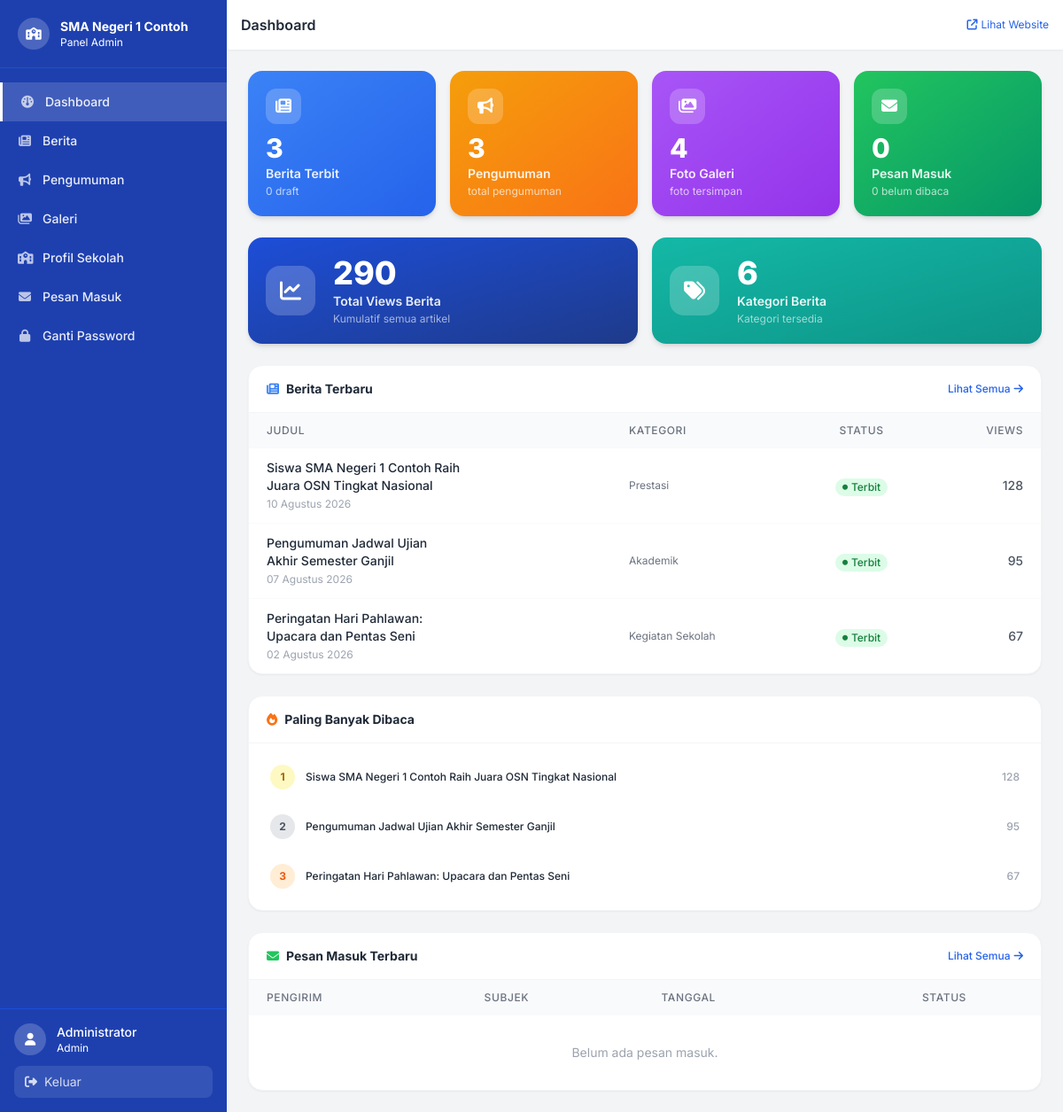
Page /admin/dashboard.php (signed in) on the committed database.
### tables this page shows
CREATE TABLE IF NOT EXISTS `berita` (
  `id`          INT(11)      NOT NULL AUTO_INCREMENT,
  `user_id`     INT(11)      DEFAULT NULL,
  `kategori_id` INT(11)      DEFAULT NULL,
  `judul`       VARCHAR(255) NOT NULL,
  `slug`        VARCHAR(270) NOT NULL UNIQUE,
  `isi_berita`  LONGTEXT     NOT NULL,
  `gambar`      VARCHAR(255) DEFAULT NULL,
  `status`      ENUM('published','draft') NOT NULL DEFAULT 'draft',
  `views`       INT(11)      NOT NULL DEFAULT 0,
  `created_at`  DATETIME     NOT NULL DEFAULT CURRENT_TIMESTAMP,
  PRIMARY KEY (`id`),
  KEY `idx_status`      (`status`),
  KEY `idx_created_at`  (`created_at`),
  KEY `idx_kategori_id` (`kategori_id`),
  KEY `idx_user_id`     (`user_id`),
  CONSTRAINT `fk_berita_kategori` FOREIGN KEY (`kategori_id`) REFERENCES `kategori`(`id`) ON DELETE SET NULL,
  CONSTRAINT `fk_berita_user`     FOREIGN KEY (`user_id`)     REFERENCES `users`(`id`)    ON DELETE SET NULL
);

CREATE TABLE IF NOT EXISTS `kategori` (
  `id`            INT(11)      NOT NULL AUTO_INCREMENT,
  `nama_kategori` VARCHAR(100) NOT NULL,
  `slug`          VARCHAR(120) NOT NULL UNIQUE,
  PRIMARY KEY (`id`)
);

### config/helpers.php (called while the page is built, shortened)
<?php
function formatTanggal(string $date): string {
    $bulan = ['', 'Januari','Februari','Maret','April','Mei','Juni',
              'Juli','Agustus','September','Oktober','November','Desember'];
    $ts = strtotime($date);
    return date('d', $ts) . ' ' . $bulan[(int)date('m', $ts)] . ' ' . date('Y', $ts);
}

### admin/dashboard.php (the view, shortened to what this page needs)
<?php
require_once __DIR__ . '/../config/helpers.php';
$pdo = getDB();
$stats = [
    'berita_published' => (int)$pdo->query("SELECT COUNT(*) FROM berita WHERE status='published'")->fetchColumn(),
    'berita_draft'     => (int)$pdo->query("SELECT COUNT(*) FROM berita WHERE status='draft'")->fetchColumn(),
    'pengumuman'       => (int)$pdo->query("SELECT COUNT(*) FROM pengumuman")->fetchColumn(),
    'galeri'           => (int)$pdo->query("SELECT COUNT(*) FROM galeri")->fetchColumn(),
    'pesan_total'      => (int)$pdo->query("SELECT COUNT(*) FROM pesan_kontak")->fetchColumn(),
    'pesan_unread'     => (int)$pdo->query("SELECT COUNT(*) FROM pesan_kontak WHERE dibaca=0")->fetchColumn(),
    'total_views'      => (int)$pdo->query("SELECT COALESCE(SUM(views),0) FROM berita")->fetchColumn(),
    'kategori'         => (int)$pdo->query("SELECT COUNT(*) FROM kategori")->fetchColumn(),
];
$recentBerita = $pdo->query("
    SELECT b.id, b.judul, b.slug, b.status, b.views, b.created_at,
           k.nama_kategori, u.nama_lengkap
    FROM berita b
    LEFT JOIN kategori k ON b.kategori_id = k.id
    LEFT JOIN users u ON b.user_id = u.id
    ORDER BY b.created_at DESC LIMIT 5
")->fetchAll();
$recentPesan = $pdo->query("
    SELECT id, nama, email, subjek, dibaca, created_at
    FROM pesan_kontak
    ORDER BY created_at DESC LIMIT 5
")->fetchAll();
$popularBerita = $pdo->query("
    SELECT id, judul, slug, views, created_at
    FROM berita WHERE status='published'
    ORDER BY views DESC LIMIT 5
")->fetchAll();
include __DIR__ . '/../includes/admin_header.php';
?>
<div class="grid grid-cols-2 md:grid-cols-4 gap-4 mb-6">
    <?php
    $cards = [
        [
            'label'  => 'Berita Terbit',
            'value'  => $stats['berita_published'],
            'sub'    => $stats['berita_draft'] . ' draft',
            'icon'   => 'fa-newspaper',
            'color'  => 'from-blue-500 to-blue-600',
            'href'   => 'berita.php',
        ],
        [
            'label'  => 'Pengumuman',
            'value'  => $stats['pengumuman'],
            'sub'    => 'total pengumuman',
            'icon'   => 'fa-bullhorn',
            'color'  => 'from-amber-500 to-orange-500',
            'href'   => 'pengumuman.php',
        ],
        [
            'label'  => 'Foto Galeri',
            'value'  => $stats['galeri'],
            'sub'    => 'foto tersimpan',
            'icon'   => 'fa-images',
            'color'  => 'from-purple-500 to-purple-600',
            'href'   => 'galeri.php',
        ],
        [
            'label'  => 'Pesan Masuk',
            'value'  => $stats['pesan_total'],
            'sub'    => $stats['pesan_unread'] . ' belum dibaca',
            'icon'   => 'fa-envelope',
            'color'  => 'from-green-500 to-emerald-600',
            'href'   => 'pesan.php',
            'badge'  => $stats['pesan_unread'],
        ],
    ];
    foreach ($cards as $c):
    ?>
    <a href="/cms-sekolah/admin/<?= $c['href'] ?>"
       class="relative bg-gradient-to-br <?= $c['color'] ?> text-white rounded-2xl p-5 shadow-md hover:shadow-xl transition-all hover:-translate-y-0.5 group">
        <div class="flex items-start justify-between mb-3">
            <div class="w-10 h-10 bg-white/20 rounded-xl flex items-center justify-center">
                <i class="fas <?= $c['icon'] ?> text-lg"></i>
            </div>
        </div>
        <div class="text-3xl font-extrabold leading-none mb-1"><?= number_format($c['value']) ?></div>
        <div class="text-sm font-semibold opacity-90"><?= $c['label'] ?></div>
        <div class="text-xs opacity-70 mt-0.5"><?= $c['sub'] ?></div>
    </a>
    <?php endforeach; ?>
</div>
<div class="grid grid-cols-1 md:grid-cols-2 gap-4 mb-6">
    <div class="bg-gradient-to-br from-primary-700 to-primary-900 text-white rounded-2xl p-5 shadow-md flex items-center gap-5">
        <div class="w-14 h-14 bg-white/20 rounded-2xl flex items-center justify-center flex-shrink-0">
            <i class="fas fa-chart-line text-2xl"></i>
        </div>
        <div>
            <div class="text-4xl font-extrabold"><?= number_format($stats['total_views']) ?></div>
            <div class="text-sm font-semibold opacity-90 mt-0.5">Total Views Berita</div>
            <div class="text-xs opacity-60 mt-0.5">Kumulatif semua artikel</div>
        </div>
    </div>
    <div class="bg-gradient-to-br from-teal-500 to-teal-600 text-white rounded-2xl p-5 shadow-md flex items-center gap-5">
        <div class="w-14 h-14 bg-white/20 rounded-2xl flex items-center justify-center flex-shrink-0">
            <i class="fas fa-tags text-2xl"></i>
        </div>
        <div>
            <div class="text-4xl font-extrabold"><?= $stats['kategori'] ?></div>
            <div class="text-sm font-semibold opacity-90 mt-0.5">Kategori Berita</div>
            <div class="text-xs opacity-60 mt-0.5">Kategori tersedia</div>
        </div>
    </div>
</div>
<div class="grid grid-cols-1 xl:grid-cols-3 gap-6 mb-6">
    <div class="xl:col-span-2 bg-white rounded-2xl shadow-sm border border-gray-100 overflow-hidden">
        <div class="flex items-center justify-between px-5 py-4 border-b border-gray-100">
            <h2 class="font-bold text-gray-800 flex items-center gap-2 text-sm">
                <i class="fas fa-newspaper text-blue-500"></i> Berita Terbaru
            </h2>
            <a href="/cms-sekolah/admin/berita.php"
               class="text-xs text-primary-600 hover:text-primary-800 font-medium flex items-center gap-1">
                Lihat Semua <i class="fas fa-arrow-right text-xs"></i>
            </a>
        </div>
        <div class="overflow-x-auto">
            <table class="w-full text-sm">
                <thead>
                    <tr class="bg-gray-50 text-xs text-gray-500 uppercase tracking-wider">
                        <th class="text-left px-5 py-3 font-medium">Judul</th>
                        <th class="text-left px-4 py-3 font-medium">Kategori</th>
                        <th class="text-center px-4 py-3 font-medium">Status</th>
                        <th class="text-right px-5 py-3 font-medium">Views</th>
                    </tr>
                </thead>
                <tbody class="divide-y divide-gray-50">
                    <?php if (empty($recentBerita)): ?>
                    <tr><td colspan="4" class="text-center py-8 text-gray-400 text-sm">Belum ada berita.</td></tr>
                    <?php else: ?>
                    <?php foreach ($recentBerita as $b): ?>
                    <tr class="hover:bg-gray-50 transition-colors">
                        <td class="px-5 py-3">
                            <a href="/cms-sekolah/admin/berita.php?edit=<?= $b['id'] ?>"
                               class="font-medium text-gray-800 hover:text-primary-700 line-clamp-1 block max-w-[220px]">
                                <?= htmlspecialchars($b['judul']) ?>
                            </a>
                            <span class="text-xs text-gray-400"><?= formatTanggal($b['created_at']) ?></span>
                        </td>
                        <td class="px-4 py-3 text-gray-500 text-xs">
                            <?= htmlspecialchars($b['nama_kategori'] ?? '—') ?>
                        </td>
                        <td class="px-4 py-3 text-center">
                            <?php if ($b['status'] === 'published'): ?>
                            <span class="inline-flex items-center gap-1 bg-green-100 text-green-700 text-xs font-medium px-2 py-0.5 rounded-full">
                                <i class="fas fa-circle text-[6px]"></i> Terbit
                            </span>
                            <?php else: ?>
                            <span class="inline-flex items-center gap-1 bg-gray-100 text-gray-500 text-xs font-medium px-2 py-0.5 rounded-full">
                                <i class="fas fa-circle text-[6px]"></i> Draft
                            </span>
                            <?php endif; ?>
                        </td>
                        <td class="px-5 py-3 text-right text-gray-600 font-medium">
                            <?= number_format($b['views']) ?>
                        </td>
                    </tr>
                    <?php endforeach; ?>
                    <?php endif; ?>
                </tbody>
            </table>
        </div>
    </div>
    <div class="bg-white rounded-2xl shadow-sm border border-gray-100 overflow-hidden">
        <div class="px-5 py-4 border-b border-gray-100">
            <h2 class="font-bold text-gray-800 flex items-center gap-2 text-sm">
                <i class="fas fa-fire text-orange-500"></i> Paling Banyak Dibaca
            </h2>
        </div>
        <div class="p-4 space-y-3">
            <?php if (empty($popularBerita)): ?>
            <p class="text-center py-6 text-gray-400 text-sm">Belum ada data.</p>
            <?php else: ?>
            <?php foreach ($popularBerita as $idx => $pb): ?>
            <div class="flex items-center gap-3 p-2 rounded-xl hover:bg-gray-50 transition-colors">
                <div class="w-7 h-7 rounded-full flex items-center justify-center flex-shrink-0 text-xs font-bold
                    <?= $idx === 0 ? 'bg-yellow-100 text-yellow-700' : ($idx === 1 ? 'bg-gray-200 text-gray-600' : ($idx === 2 ? 'bg-orange-100 text-orange-600' : 'bg-gray-100 text-gray-500')) ?>">
                    <?= $idx + 1 ?>
                </div>
                <div class="flex-1 min-w-0">
                    <a href="/cms-sekolah/admin/berita.php?edit=<?= $pb['id'] ?>"
                       class="text-xs font-medium text-gray-800 hover:text-primary-700 line-clamp-2 leading-snug block">
                        <?= htmlspecialchars($pb['judul']) ?>
                    </a>
                </div>
                <span class="text-xs text-gray-400 flex-shrink-0 font-medium"><?= number_format($pb['views']) ?></span>
            </div>
            <?php endforeach; ?>
            <?php endif; ?>
        </div>
    </div>
</div>
<div class="bg-white rounded-2xl shadow-sm border border-gray-100 overflow-hidden">
    <div class="flex items-center justify-between px-5 py-4 border-b border-gray-100">
        <h2 class="font-bold text-gray-800 flex items-center gap-2 text-sm">
            <i class="fas fa-envelope text-green-500"></i> Pesan Masuk Terbaru
        </h2>
        <a href="/cms-sekolah/admin/pesan.php"
           class="text-xs text-primary-600 hover:text-primary-800 font-medium flex items-center gap-1">
            Lihat Semua <i class="fas fa-arrow-right text-xs"></i>
        </a>
    </div>
    <div class="overflow-x-auto">
        <table class="w-full text-sm">
            <thead>
                <tr class="bg-gray-50 text-xs text-gray-500 uppercase tracking-wider">
                    <th class="text-left px-5 py-3 font-medium">Pengirim</th>
                    <th class="text-left px-4 py-3 font-medium">Subjek</th>
                    <th class="text-left px-4 py-3 font-medium">Tanggal</th>
                    <th class="text-center px-5 py-3 font-medium">Status</th>
                </tr>
            </thead>
            <tbody class="divide-y divide-gray-50">
                <?php if (empty($recentPesan)): ?>
                <tr><td colspan="4" class="text-center py-8 text-gray-400 text-sm">Belum ada pesan masuk.</td></tr>
                <?php endif; ?>
            </tbody>
        </table>
    </div>
</div>
<?php include __DIR__ . '/../includes/admin_footer.php'; ?>

### includes/admin_header.php (style rules this page uses)
body { font-family: 'Inter', sans-serif; }

### rows in the picture
berita: judul "Siswa SMA Negeri 1 Contoh Raih Juara OSN Tingkat Nasional", created_at "10 Agustus 2026", kategori.nama_kategori "Prestasi", status "published" (drawn), views "128"
berita: judul "Pengumuman Jadwal Ujian Akhir Semester Ganjil", created_at "07 Agustus 2026", kategori.nama_kategori "Akademik", status "published" (drawn), views "95"
berita: judul "Peringatan Hari Pahlawan: Upacara dan Pentas Seni", created_at "02 Agustus 2026", kategori.nama_kategori "Kegiatan Sekolah", status "published" (drawn), views "67"

### other values in the picture
$config['site_name'] "SMA Negeri 1 Contoh"
$item['label'] "Dashboard"
$item['label'] "Berita"
$item['label'] "Pengumuman"
$item['label'] "Galeri"
$item['label'] "Profil Sekolah"
$item['label'] "Pesan Masuk"
$item['label'] "Ganti Password"
$adminName "Administrator"
$adminRole "Admin"
$pageTitle "Dashboard"
$c['value'] "3"
$c['label'] "Berita Terbit"
$c['sub'] "0 draft"
$c['label'] "Pengumuman"
